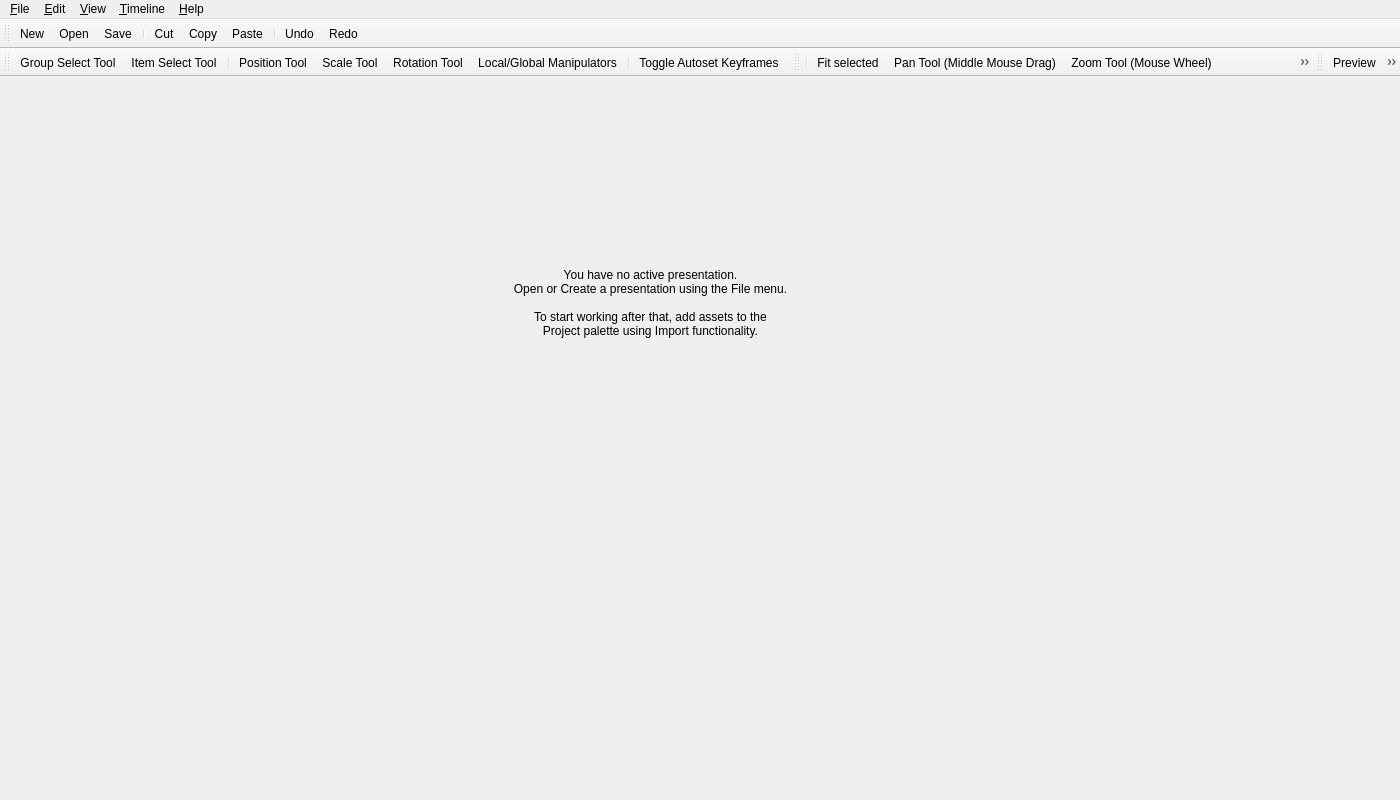
<?xml version="1.0" encoding="UTF-8"?>
<ui version="4.0">
 <class>MainFrame</class>
 <widget class="QMainWindow" name="MainFrame">
  <property name="geometry">
   <rect>
    <x>0</x>
    <y>0</y>
    <width>1400</width>
    <height>800</height>
   </rect>
  </property>
  <property name="windowTitle">
   <string>Qt 3D Studio</string>
  </property>
  <property name="windowIcon">
   <iconset>
    <normaloff>:/images/icon_256x256</normaloff>:/images/icon_256x256</iconset>
  </property>
  <widget class="QWidget" name="centralwidget">
   <widget class="QLabel" name="infoText">
    <property name="geometry">
     <rect>
      <x>500</x>
      <y>190</y>
      <width>301</width>
      <height>71</height>
     </rect>
    </property>
    <property name="text">
     <string>You have no active presentation.
Open or Create a presentation using the File menu.

To start working after that, add assets to the
Project palette using Import functionality.</string>
    </property>
    <property name="alignment">
     <set>Qt::AlignCenter</set>
    </property>
   </widget>
  </widget>
  <widget class="QMenuBar" name="menubar">
   <property name="geometry">
    <rect>
     <x>0</x>
     <y>0</y>
     <width>1400</width>
     <height>17</height>
    </rect>
   </property>
   <widget class="QMenu" name="menu_File">
    <property name="title">
     <string>&amp;File</string>
    </property>
    <widget class="QMenu" name="menuRecent_Projects">
     <property name="title">
      <string>Recent Projects</string>
     </property>
     <addaction name="actionSomething"/>
    </widget>
    <addaction name="action_New"/>
    <addaction name="action_Open"/>
    <addaction name="action_Save"/>
    <addaction name="actionSave_As"/>
    <addaction name="actionSave_a_Copy"/>
    <addaction name="action_Revert"/>
    <addaction name="separator"/>
    <addaction name="actionImportAssets"/>
    <addaction name="actionSubpresentations"/>
    <addaction name="actionData_Inputs"/>
    <addaction name="action_Connect_to_Device"/>
    <addaction name="separator"/>
    <addaction name="menuRecent_Projects"/>
    <addaction name="separator"/>
    <addaction name="action_Exit"/>
   </widget>
   <widget class="QMenu" name="menu_Edit">
    <property name="title">
     <string>&amp;Edit</string>
    </property>
    <addaction name="action_Undo"/>
    <addaction name="action_Redo"/>
    <addaction name="actionRepeat"/>
    <addaction name="separator"/>
    <addaction name="action_Cut"/>
    <addaction name="action_Copy"/>
    <addaction name="action_Paste"/>
    <addaction name="actionPaste_to_Master_Slide"/>
    <addaction name="action_Duplicate_Object"/>
    <addaction name="actionDelete"/>
    <addaction name="actionGroup"/>
    <addaction name="actionParent"/>
    <addaction name="actionUnparent"/>
    <addaction name="separator"/>
    <addaction name="actionStudio_Preferences"/>
    <addaction name="actionPresentation_Settings"/>
   </widget>
   <widget class="QMenu" name="menu_View">
    <property name="title">
     <string>&amp;View</string>
    </property>
    <addaction name="actionReset_layout"/>
    <addaction name="actionFit_Selected"/>
    <addaction name="actionFit_all"/>
    <addaction name="actionToggle_hide_unhide_selected"/>
    <addaction name="actionToggle_hide_unhide_unselected"/>
    <addaction name="separator"/>
    <addaction name="actionAction"/>
    <addaction name="actionBasic_Objects"/>
    <addaction name="actionInspector"/>
    <addaction name="actionProject"/>
    <addaction name="actionSlide"/>
    <addaction name="actionTimeline"/>
    <addaction name="separator"/>
    <addaction name="actionBounding_Boxes"/>
    <addaction name="actionPivot_Point"/>
    <addaction name="actionWireframe"/>
    <addaction name="actionTooltips"/>
    <addaction name="actionFind"/>
    <addaction name="actionRulers_Guides"/>
    <addaction name="actionLock_Guides"/>
    <addaction name="actionClear_Guides"/>
   </widget>
   <widget class="QMenu" name="menu_Timeline">
    <property name="title">
     <string>&amp;Timeline</string>
    </property>
    <addaction name="actionSet_Changed_Keyframes"/>
    <addaction name="actionDelete_Selected_Keyframe_s"/>
    <addaction name="actionSet_Interpolation"/>
    <addaction name="actionChange_Time_Bar_Color"/>
    <addaction name="separator"/>
    <addaction name="actionAutoset_Keyframes"/>
   </widget>
   <widget class="QMenu" name="menu_Help">
    <property name="title">
     <string>&amp;Help</string>
    </property>
    <addaction name="action_Reference_Manual"/>
    <addaction name="action_Visit_Qt_Web_Site"/>
    <addaction name="action_About_Qt_3D_Studio"/>
    <addaction name="action_Open_Tutorial"/>
   </widget>
   <addaction name="menu_File"/>
   <addaction name="menu_Edit"/>
   <addaction name="menu_View"/>
   <addaction name="menu_Timeline"/>
   <addaction name="menu_Help"/>
  </widget>
  <widget class="QToolBar" name="toolBar">
   <property name="windowTitle">
    <string>Tool Bar</string>
   </property>
   <property name="iconSize">
    <size>
     <width>16</width>
     <height>15</height>
    </size>
   </property>
   <attribute name="toolBarArea">
    <enum>TopToolBarArea</enum>
   </attribute>
   <attribute name="toolBarBreak">
    <bool>false</bool>
   </attribute>
   <addaction name="action_New"/>
   <addaction name="action_Open"/>
   <addaction name="action_Save"/>
   <addaction name="separator"/>
   <addaction name="action_Cut"/>
   <addaction name="action_Copy"/>
   <addaction name="action_Paste"/>
   <addaction name="separator"/>
   <addaction name="action_Undo"/>
   <addaction name="action_Redo"/>
  </widget>
  <widget class="QToolBar" name="m_ClientToolsBar">
   <property name="windowTitle">
    <string>Client Tools</string>
   </property>
   <property name="iconSize">
    <size>
     <width>16</width>
     <height>16</height>
    </size>
   </property>
   <attribute name="toolBarArea">
    <enum>TopToolBarArea</enum>
   </attribute>
   <attribute name="toolBarBreak">
    <bool>true</bool>
   </attribute>
   <addaction name="actionGroup_Select_Tool"/>
   <addaction name="actionItem_Select_Tool"/>
   <addaction name="separator"/>
   <addaction name="actionPosition_Tool"/>
   <addaction name="actionScale_Tool"/>
   <addaction name="actionRotation_Tool"/>
   <addaction name="actionLocal_Global_Manipulators"/>
   <addaction name="separator"/>
   <addaction name="actionAutoset_Keyframes"/>
  </widget>
  <widget class="CEditCameraBar" name="m_EditCamerasBar">
   <property name="windowTitle">
    <string>Edit Cameras</string>
   </property>
   <property name="iconSize">
    <size>
     <width>16</width>
     <height>16</height>
    </size>
   </property>
   <attribute name="toolBarArea">
    <enum>TopToolBarArea</enum>
   </attribute>
   <attribute name="toolBarBreak">
    <bool>false</bool>
   </attribute>
   <addaction name="separator"/>
   <addaction name="actionFit_Selected"/>
   <addaction name="actionPan_Tool"/>
   <addaction name="actionZoom_Tool"/>
   <addaction name="actionOrbit_Tool"/>
   <addaction name="separator"/>
   <addaction name="actionShading_Mode"/>
   <addaction name="actionWireframe"/>
  </widget>
  <widget class="QToolBar" name="m_PlaybackToolbar">
   <property name="windowTitle">
    <string>Playback</string>
   </property>
   <property name="iconSize">
    <size>
     <width>16</width>
     <height>16</height>
    </size>
   </property>
   <attribute name="toolBarArea">
    <enum>TopToolBarArea</enum>
   </attribute>
   <attribute name="toolBarBreak">
    <bool>false</bool>
   </attribute>
   <addaction name="actionPreview"/>
   <addaction name="actionRemote_Preview"/>
   <addaction name="actionPreviewRuntime1"/>
  </widget>
  <action name="action_Reference_Manual">
   <property name="text">
    <string>&amp;Reference Manual...</string>
   </property>
   <property name="toolTip">
    <string>Reference Manual</string>
   </property>
   <property name="shortcut">
    <string>F1</string>
   </property>
  </action>
  <action name="action_Visit_Qt_Web_Site">
   <property name="text">
    <string>&amp;Visit Qt 3D Studio Page...</string>
   </property>
  </action>
  <action name="action_About_Qt_3D_Studio">
   <property name="text">
    <string>&amp;About Qt 3D Studio...</string>
   </property>
  </action>
  <action name="action_Open_Tutorial">
   <property name="text">
    <string>&amp;Open Tutorial...</string>
   </property>
  </action>
  <action name="actionSet_Changed_Keyframes">
   <property name="text">
    <string>Set Changed Keyframes</string>
   </property>
   <property name="toolTip">
    <string>Set Changed Keyframes</string>
   </property>
   <property name="shortcut">
    <string>Ctrl+Shift+K</string>
   </property>
  </action>
  <action name="actionDelete_Selected_Keyframe_s">
   <property name="text">
    <string>Delete Selected Keyframe(s)</string>
   </property>
  </action>
  <action name="actionSet_Interpolation">
   <property name="text">
    <string>Set Interpolation...</string>
   </property>
   <property name="shortcut">
    <string>I</string>
   </property>
  </action>
  <action name="actionChange_Time_Bar_Color">
   <property name="text">
    <string>Change Time Bar Color...</string>
   </property>
  </action>
  <action name="actionAction">
   <property name="checkable">
    <bool>true</bool>
   </property>
   <property name="text">
    <string>Action</string>
   </property>
   <property name="shortcut">
    <string>Ctrl+Shift+A</string>
   </property>
  </action>
  <action name="actionBasic_Objects">
   <property name="checkable">
    <bool>true</bool>
   </property>
   <property name="text">
    <string>Basic Objects</string>
   </property>
   <property name="toolTip">
    <string>Show Basic Objects Palette</string>
   </property>
   <property name="shortcut">
    <string>Ctrl+Shift+B</string>
   </property>
  </action>
  <action name="actionInspector">
   <property name="checkable">
    <bool>true</bool>
   </property>
   <property name="text">
    <string>Inspector</string>
   </property>
   <property name="shortcut">
    <string>Ctrl+Shift+I</string>
   </property>
  </action>
  <action name="actionProject">
   <property name="checkable">
    <bool>true</bool>
   </property>
   <property name="text">
    <string>Project</string>
   </property>
   <property name="shortcut">
    <string>Ctrl+Shift+P</string>
   </property>
  </action>
  <action name="actionSlide">
   <property name="checkable">
    <bool>true</bool>
   </property>
   <property name="text">
    <string>Slide</string>
   </property>
   <property name="shortcut">
    <string>Ctrl+Shift+D</string>
   </property>
  </action>
  <action name="actionTimeline">
   <property name="checkable">
    <bool>true</bool>
   </property>
   <property name="text">
    <string>Timeline</string>
   </property>
   <property name="shortcut">
    <string>Ctrl+Shift+T</string>
   </property>
  </action>
  <action name="actionBounding_Boxes">
   <property name="checkable">
    <bool>true</bool>
   </property>
   <property name="text">
    <string>Bounding Boxes</string>
   </property>
   <property name="shortcut">
    <string>Ctrl+B</string>
   </property>
  </action>
  <action name="actionPivot_Point">
   <property name="checkable">
    <bool>true</bool>
   </property>
   <property name="text">
    <string>Pivot Point</string>
   </property>
   <property name="shortcut">
    <string>Ctrl+Alt+P</string>
   </property>
  </action>
  <action name="actionTooltips">
   <property name="checkable">
    <bool>true</bool>
   </property>
   <property name="text">
    <string>Tooltips</string>
   </property>
  </action>
  <action name="actionRulers_Guides">
   <property name="checkable">
    <bool>true</bool>
   </property>
   <property name="text">
    <string>Rulers &amp;&amp; Guides</string>
   </property>
   <property name="shortcut">
    <string>Ctrl+R</string>
   </property>
  </action>
  <action name="actionLock_Guides">
   <property name="checkable">
    <bool>true</bool>
   </property>
   <property name="text">
    <string>Lock Guides</string>
   </property>
   <property name="shortcut">
    <string>Alt+Shift+R</string>
   </property>
  </action>
  <action name="actionClear_Guides">
   <property name="text">
    <string>Clear Guides</string>
   </property>
   <property name="shortcut">
    <string>Ctrl+Alt+R</string>
   </property>
  </action>
  <action name="action_Undo">
   <property name="text">
    <string>&amp;Undo</string>
   </property>
   <property name="toolTip">
    <string>Undo</string>
   </property>
   <property name="shortcut">
    <string>Ctrl+Z</string>
   </property>
  </action>
  <action name="action_Redo">
   <property name="text">
    <string>&amp;Redo</string>
   </property>
   <property name="shortcut">
    <string>Ctrl+Y</string>
   </property>
  </action>
  <action name="action_Cut">
   <property name="text">
    <string>Cu&amp;t</string>
   </property>
   <property name="shortcut">
    <string>Ctrl+X</string>
   </property>
  </action>
  <action name="action_Copy">
   <property name="text">
    <string>&amp;Copy</string>
   </property>
   <property name="shortcut">
    <string>Ctrl+C</string>
   </property>
  </action>
  <action name="action_Paste">
   <property name="text">
    <string>P&amp;aste</string>
   </property>
   <property name="shortcut">
    <string>Ctrl+V</string>
   </property>
  </action>
  <action name="action_Duplicate_Object">
   <property name="text">
    <string>&amp;Duplicate</string>
   </property>
   <property name="shortcut">
    <string>Ctrl+D</string>
   </property>
  </action>
  <action name="actionStudio_Preferences">
   <property name="text">
    <string>Studio &amp;Preferences...</string>
   </property>
   <property name="shortcut">
    <string>Shift+U</string>
   </property>
   <property name="menuRole">
    <enum>QAction::PreferencesRole</enum>
   </property>
  </action>
  <action name="actionPresentation_Settings">
   <property name="text">
    <string>Presentation &amp;Settings...</string>
   </property>
   <property name="shortcut">
    <string>Ctrl+Shift+U</string>
   </property>
  </action>
  <action name="action_New">
   <property name="text">
    <string>&amp;New...</string>
   </property>
   <property name="shortcut">
    <string>Ctrl+N</string>
   </property>
  </action>
  <action name="action_Open">
   <property name="text">
    <string>&amp;Open...</string>
   </property>
   <property name="shortcut">
    <string>Ctrl+O</string>
   </property>
  </action>
  <action name="action_Save">
   <property name="text">
    <string>&amp;Save</string>
   </property>
   <property name="shortcut">
    <string>Ctrl+S</string>
   </property>
  </action>
  <action name="actionSave_As">
   <property name="text">
    <string>Save &amp;As...</string>
   </property>
   <property name="shortcut">
    <string>Ctrl+Shift+S</string>
   </property>
  </action>
  <action name="actionSave_a_Copy">
   <property name="text">
    <string>Save a Copy...</string>
   </property>
   <property name="shortcut">
    <string>Ctrl+Alt+S</string>
   </property>
  </action>
  <action name="action_Revert">
   <property name="text">
    <string>&amp;Revert</string>
   </property>
  </action>
  <action name="action_Connect_to_Device">
   <property name="checkable">
    <bool>true</bool>
   </property>
   <property name="text">
    <string>&amp;Connect to Device...</string>
   </property>
  </action>
  <action name="action_Exit">
   <property name="text">
    <string>E&amp;xit</string>
   </property>
   <property name="shortcut">
    <string>Ctrl+Q</string>
   </property>
  </action>
  <action name="actionSomething">
   <property name="text">
    <string>Something</string>
   </property>
  </action>
  <action name="actionGroup_Select_Tool">
   <property name="checkable">
    <bool>true</bool>
   </property>
   <property name="icon">
    <iconset resource="images.qrc">
     <normaloff>:/images/client_tools_hi_color-00.png</normaloff>:/images/client_tools_hi_color-00.png</iconset>
   </property>
   <property name="text">
    <string>Group Select Tool</string>
   </property>
   <property name="toolTip">
    <string>Select Group (Q toggle)</string>
   </property>
  </action>
  <action name="actionItem_Select_Tool">
   <property name="checkable">
    <bool>true</bool>
   </property>
   <property name="icon">
    <iconset resource="images.qrc">
     <normaloff>:/images/client_tools_hi_color-01.png</normaloff>:/images/client_tools_hi_color-01.png</iconset>
   </property>
   <property name="text">
    <string>Item Select Tool</string>
   </property>
   <property name="toolTip">
    <string>Select Item (Q toggle)</string>
   </property>
  </action>
  <action name="actionRotation_Tool">
   <property name="checkable">
    <bool>true</bool>
   </property>
   <property name="icon">
    <iconset resource="images.qrc">
     <normaloff>:/images/client_tools_hi_color-04.png</normaloff>:/images/client_tools_hi_color-04.png</iconset>
   </property>
   <property name="text">
    <string>Rotation Tool</string>
   </property>
   <property name="toolTip">
    <string>Rotate current selection (E)</string>
   </property>
   <property name="shortcut">
    <string>E</string>
   </property>
  </action>
  <action name="actionPosition_Tool">
   <property name="checkable">
    <bool>true</bool>
   </property>
   <property name="icon">
    <iconset resource="images.qrc">
     <normaloff>:/images/client_tools_hi_color-02.png</normaloff>:/images/client_tools_hi_color-02.png</iconset>
   </property>
   <property name="text">
    <string>Position Tool</string>
   </property>
   <property name="toolTip">
    <string>Move current selection (W)</string>
   </property>
   <property name="shortcut">
    <string>W</string>
   </property>
  </action>
  <action name="actionScale_Tool">
   <property name="checkable">
    <bool>true</bool>
   </property>
   <property name="icon">
    <iconset resource="images.qrc">
     <normaloff>:/images/client_tools_hi_color-03.png</normaloff>:/images/client_tools_hi_color-03.png</iconset>
   </property>
   <property name="text">
    <string>Scale Tool</string>
   </property>
   <property name="toolTip">
    <string>Scale current selection (R)</string>
   </property>
   <property name="shortcut">
    <string>R</string>
   </property>
  </action>
  <action name="actionLocal_Global_Manipulators">
   <property name="checkable">
    <bool>true</bool>
   </property>
   <property name="icon">
    <iconset resource="images.qrc">
     <normaloff>:/images/client_tools_hi_color-05.png</normaloff>:/images/client_tools_hi_color-05.png</iconset>
   </property>
   <property name="text">
    <string>Local/Global Manipulators</string>
   </property>
   <property name="toolTip">
    <string>Toggle Manipulators to work in global/local space (Y)</string>
   </property>
   <property name="shortcut">
    <string>Y</string>
   </property>
  </action>
  <action name="actionFit_Selected">
   <property name="checkable">
    <bool>true</bool>
   </property>
   <property name="icon">
    <iconset resource="images.qrc">
     <normaloff>:/images/editcamera_tools_hi-00.png</normaloff>
     <disabledoff>:/images/editcamera_tools_hi-00_disabled.png</disabledoff>:/images/editcamera_tools_hi-00.png</iconset>
   </property>
   <property name="text">
    <string>Fit selected</string>
   </property>
   <property name="toolTip">
    <string>Fit Selected (F)</string>
   </property>
   <property name="shortcut">
    <string>F</string>
   </property>
   <property name="iconVisibleInMenu">
    <bool>false</bool>
   </property>
  </action>
  <action name="actionPan_Tool">
   <property name="checkable">
    <bool>true</bool>
   </property>
   <property name="icon">
    <iconset resource="images.qrc">
     <normaloff>:/images/editcamera_tools_hi-01.png</normaloff>
     <disabledoff>:/images/editcamera_tools_hi-01_disabled.png</disabledoff>:/images/editcamera_tools_hi-01.png</iconset>
   </property>
   <property name="text">
    <string>Pan Tool (Middle Mouse Drag)</string>
   </property>
   <property name="toolTip">
    <string>Pan current edit camera</string>
   </property>
  </action>
  <action name="actionZoom_Tool">
   <property name="checkable">
    <bool>true</bool>
   </property>
   <property name="icon">
    <iconset resource="images.qrc">
     <normaloff>:/images/editcamera_tools_hi-02.png</normaloff>
     <disabledoff>:/images/editcamera_tools_hi-02_disabled.png</disabledoff>:/images/editcamera_tools_hi-02.png</iconset>
   </property>
   <property name="text">
    <string>Zoom Tool (Mouse Wheel)</string>
   </property>
   <property name="toolTip">
    <string>Zoom current edit camera</string>
   </property>
  </action>
  <action name="actionOrbit_Tool">
   <property name="checkable">
    <bool>true</bool>
   </property>
   <property name="icon">
    <iconset resource="images.qrc">
     <normaloff>:/images/editcamera_tools_hi-03.png</normaloff>
     <disabledoff>:/images/editcamera_tools_hi-03_disabled.png</disabledoff>:/images/editcamera_tools_hi-03.png</iconset>
   </property>
   <property name="text">
    <string>Orbit Tool (Alt+Middle Mouse Drag)</string>
   </property>
   <property name="toolTip">
    <string>Orbit current edit camera</string>
   </property>
  </action>
  <action name="actionShading_Mode">
   <property name="checkable">
    <bool>true</bool>
   </property>
   <property name="icon">
    <iconset resource="images.qrc">
     <normaloff>:/images/editcamera_tools_hi-04.png</normaloff>
     <disabledoff>:/images/editcamera_tools_hi-04_disabled.png</disabledoff>:/images/editcamera_tools_hi-04.png</iconset>
   </property>
   <property name="text">
    <string>Shading Mode</string>
   </property>
   <property name="toolTip">
    <string>Toggle Shading Mode (L)</string>
   </property>
   <property name="shortcut">
    <string>L</string>
   </property>
  </action>
  <action name="actionPreview">
   <property name="icon">
    <iconset resource="images.qrc">
     <normaloff>:/images/playback_tools_low-03.png</normaloff>:/images/playback_tools_low-03.png</iconset>
   </property>
   <property name="text">
    <string>Preview</string>
   </property>
   <property name="toolTip">
    <string>Preview (F5)</string>
   </property>
   <property name="shortcut">
    <string>F5</string>
   </property>
  </action>
  <action name="actionSubpresentations">
   <property name="text">
    <string>Sub-presentations...</string>
   </property>
  </action>
  <action name="actionWireframe">
   <property name="checkable">
    <bool>true</bool>
   </property>
   <property name="icon">
    <iconset resource="images.qrc">
     <normaloff>:/images/editcamera_tools_hi-05.png</normaloff>
     <disabledoff>:/images/editcamera_tools_hi-05_disabled.png</disabledoff>:/images/editcamera_tools_hi-05.png</iconset>
   </property>
   <property name="text">
    <string>Wireframe</string>
   </property>
   <property name="toolTip">
    <string>Toggle Wireframe (M)</string>
   </property>
   <property name="shortcut">
    <string>M</string>
   </property>
   <property name="iconVisibleInMenu">
    <bool>false</bool>
   </property>
  </action>
  <action name="actionAutoset_Keyframes">
   <property name="checkable">
    <bool>true</bool>
   </property>
   <property name="icon">
    <iconset resource="images.qrc">
     <normaloff>:/images/client_tools_hi_color-06.png</normaloff>:/images/client_tools_hi_color-06.png</iconset>
   </property>
   <property name="text">
    <string>Toggle Autoset Keyframes</string>
   </property>
   <property name="toolTip">
    <string>Toggle Autoset Keyframes (K)</string>
   </property>
   <property name="shortcut">
    <string>K</string>
   </property>
   <property name="iconVisibleInMenu">
    <bool>false</bool>
   </property>
  </action>
  <action name="actionPreviewRuntime1">
   <property name="icon">
    <iconset resource="images.qrc">
     <normaloff>:/images/playback_tools_low-02.png</normaloff>:/images/playback_tools_low-02.png</iconset>
   </property>
   <property name="text">
    <string>Preview with Legacy Viewer</string>
   </property>
   <property name="iconText">
    <string>Preview with Legacy Viewer</string>
   </property>
   <property name="toolTip">
    <string>Preview with Legacy Viewer</string>
   </property>
  </action>
  <action name="actionImportAssets">
   <property name="text">
    <string>Import Assets...</string>
   </property>
   <property name="iconText">
    <string>Import Assets</string>
   </property>
   <property name="toolTip">
    <string>Import Assets</string>
   </property>
  </action>
  <action name="actionData_Inputs">
   <property name="text">
    <string>Data Inputs...</string>
   </property>
  </action>
  <action name="actionRemote_Preview">
   <property name="icon">
    <iconset>
     <normalon>:/images/remote.png</normalon>
    </iconset>
   </property>
   <property name="text">
    <string>Remote Preview</string>
   </property>
   <property name="toolTip">
    <string>Preview on Remote Device (F6)</string>
   </property>
   <property name="shortcut">
    <string>F6</string>
   </property>
  </action>
  <action name="actionDelete">
   <property name="enabled">
    <bool>true</bool>
   </property>
   <property name="text">
    <string>Delete</string>
   </property>
   <property name="toolTip">
    <string>Delete</string>
   </property>
   <property name="shortcut">
    <string>Del</string>
   </property>
   <property name="shortcutContext">
    <enum>Qt::ApplicationShortcut</enum>
   </property>
  </action>
  <action name="actionGroup">
   <property name="enabled">
    <bool>false</bool>
   </property>
   <property name="text">
    <string>Group</string>
   </property>
   <property name="shortcut">
    <string>Ctrl+G</string>
   </property>
  </action>
  <action name="actionRepeat">
   <property name="enabled">
    <bool>false</bool>
   </property>
   <property name="text">
    <string>Repeat</string>
   </property>
   <property name="shortcut">
    <string>G</string>
   </property>
  </action>
  <action name="actionParent">
   <property name="enabled">
    <bool>false</bool>
   </property>
   <property name="text">
    <string>Parent</string>
   </property>
   <property name="shortcut">
    <string>P</string>
   </property>
  </action>
  <action name="actionUnparent">
   <property name="enabled">
    <bool>false</bool>
   </property>
   <property name="text">
    <string>Unparent</string>
   </property>
   <property name="shortcut">
    <string>Shift+P</string>
   </property>
  </action>
  <action name="actionPaste_to_Master_Slide">
   <property name="enabled">
    <bool>true</bool>
   </property>
   <property name="text">
    <string>Paste to Master Slide</string>
   </property>
   <property name="shortcut">
    <string>Ctrl+Alt+V</string>
   </property>
   <property name="shortcutContext">
    <enum>Qt::ApplicationShortcut</enum>
   </property>
  </action>
  <action name="actionReset_layout">
   <property name="enabled">
    <bool>true</bool>
   </property>
   <property name="text">
    <string>Reset layout</string>
   </property>
  </action>
  <action name="actionFit_all">
   <property name="enabled">
    <bool>false</bool>
   </property>
   <property name="text">
    <string>Fit all</string>
   </property>
   <property name="shortcut">
    <string>A</string>
   </property>
  </action>
  <action name="actionToggle_hide_unhide_selected">
   <property name="checkable">
    <bool>false</bool>
   </property>
   <property name="text">
    <string>Hide/unhide selected</string>
   </property>
   <property name="shortcut">
    <string>H</string>
   </property>
  </action>
  <action name="actionFind">
   <property name="enabled">
    <bool>false</bool>
   </property>
   <property name="text">
    <string>Find</string>
   </property>
   <property name="shortcut">
    <string>Ctrl+F</string>
   </property>
  </action>
  <action name="actionToggle_hide_unhide_unselected">
   <property name="enabled">
    <bool>false</bool>
   </property>
   <property name="text">
    <string>Hide/unhide unselected</string>
   </property>
  </action>
 </widget>
 <customwidgets>
  <customwidget>
   <class>CEditCameraBar</class>
   <extends>QToolBar</extends>
   <header>Studio/UI/EditCameraBar.h</header>
  </customwidget>
 </customwidgets>
 <resources>
  <include location="images.qrc"/>
 </resources>
 <connections/>
</ui>
